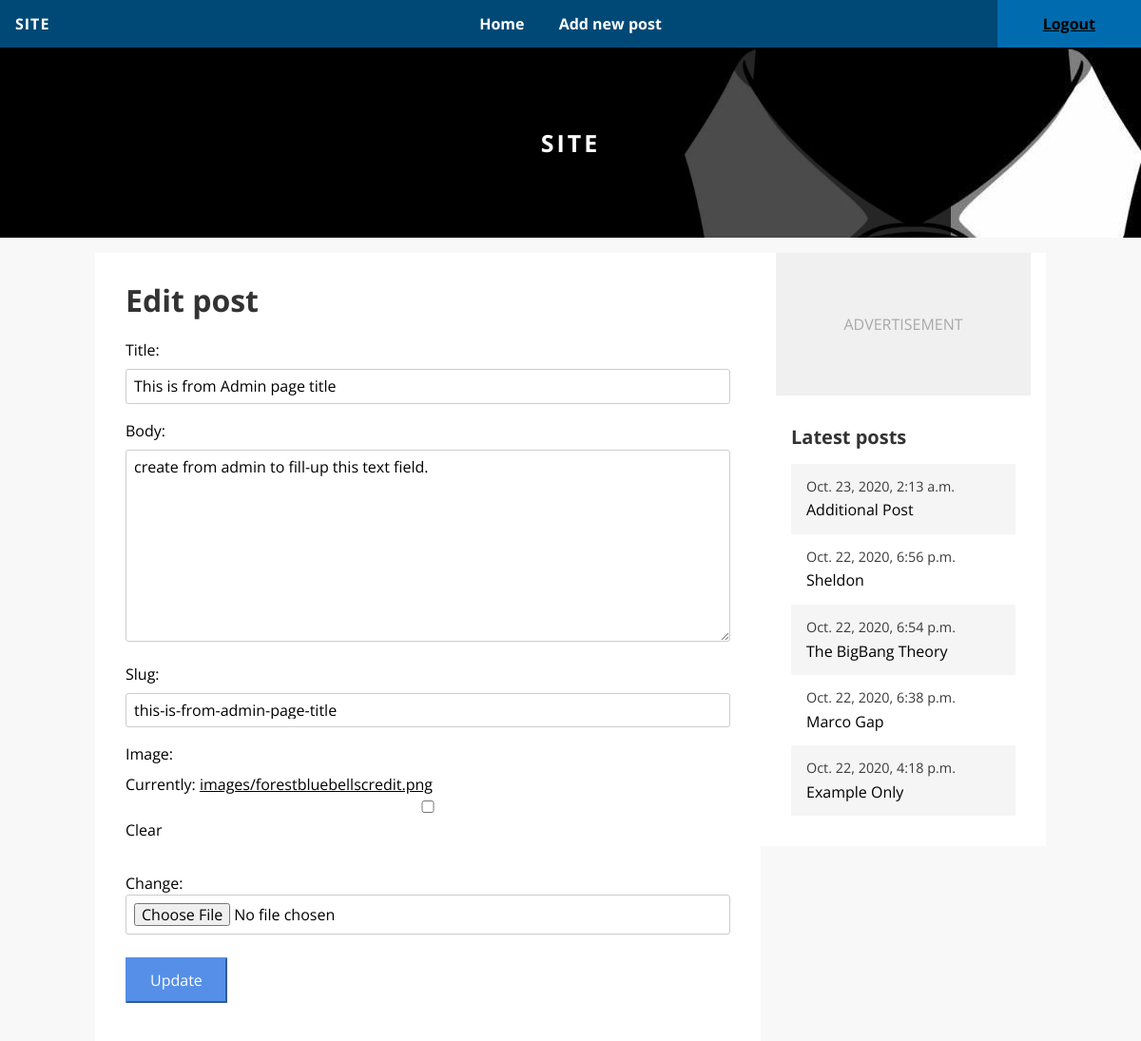
The app's page /blog/edit/1/ (signed in) with its own data.
### blog/models.py (models this page shows, shortened)
class Post(models.Model):
	title	= models.CharField(default='', max_length=255)
	body	= models.TextField(default='', blank=True)
	slug 	= models.SlugField(default='',
								blank = True,
								max_length = 255)
	date	= models.DateTimeField(auto_now_add = True,
									null = True)
	updated	= models.DateTimeField(auto_now = True,
									null = True)
	author	= models.ForeignKey(User,
								null = True,
								blank = True,
								on_delete = models.CASCADE)
	tags 	= TaggableManager()
	image 	= models.ImageField(default='',
								blank=True,
								upload_to='images')
	image_thumbnail	= ImageSpecField(source='image',
									processors=[ResizeToFill(700, 150)],
									format='JPEG',
									options={'quality': 60
									})
	test_field = models.TextField(default='',
									blank=True)
	def get_absolute_url(self):
		return reverse('blog:detail',
						args = [str(self.slug)])

### blog/views.py (the view)
# urls.py: path('edit/<int:pk>/', views.edit, name = 'edit'),
@permission_required('blog.change_post', raise_exception=True)
def edit(request, pk = None):
	post = get_object_or_404(Post, pk = pk)
	if request.method == "POST":
		form = PostForm(request.POST, instance = post)
		if form.is_valid():
			form.save()
			return redirect('blog:detail', slug = post.slug)
	else:
		form = PostForm(instance = post)
	return render(request, 'blog/edit.html',
					{'section' : 'blog_edit',
					 'form' : form,
					  'post' : post,
					  })

### blog/forms.py
class PostForm(ModelForm):
	class Meta:
		model = Post
		fields = [
			'title',
			'body',
			'slug',
			'tags',
			'image',
		]

### blog/context_processors.py (called while the page is built)
def latest_posts(request):
	posts = Post.objects.filter().order_by('-date')[:5]
	return {'latest_posts': posts}

### templates/blog/edit.html (shortened to what this page needs)
{% extends 'base.html' %}
{% block title %} <h1> Edit post </h1> {% endblock %}
{% block content %}
	<form action = "{% url 'blog:edit' post.pk %}"
			method = "post"
			enctype="multipart/form-data">
		{{ form.as_p }}
		<button class = "button" type = "submit"> Update </button>
	</form>
{% endblock %}

### templates/blog/_post_list.html
<div class="post-list">
	<h2 class="post-list-heading">{{ heading }}</h2>
	{% for post in latest_posts %}
		<a href="{{ post.get_absolute_url }}"
			class="post-list-link {% cycle 'odd' 'even' %}">
			<div class="post-list-date">{{ post.date }}</div>
			<div class="post-list-title">{{ post.title|truncatechars:20 }}</div>
		</a>
	{% endfor %}
</div>

### static/css/base.css (style rules this page uses)
html { line-height:1.15;-webkit-text-size-adjust:100% }
body { margin:0 }
h1 { font-size:2em;margin:0.67em 0 }
a { background-color:transparent }
button,input,optgroup,select,textarea { font-family:inherit;font-size:100%;line-height:1.15;margin:0 }
button,input { overflow:visible }
button,select { text-transform:none }
button,[type="button"],[type="reset"],[type="submit"] { -webkit-appearance:button }
textarea { overflow:auto }
[type="checkbox"],[type="radio"] { box-sizing:border-box;padding:0 }
* { box-sizing:border-box }
body { font-family:'Open Sans', sans-serif;padding-top:50px;background-color:#f8f8f8 }
html { overflow-y:scroll }
a { color:#000 }
p { line-height:1.5em }
h1,h2 { color:#333;margin-top:0 }
.button,button[type="submit"],input[type="submit"] { background-color:#558FE7;border-color:#558FE7;border-radius:1px;padding:0.8em 1.5em;color:#fff;display:inline-block;margin:0.5em 0.5em 0.5em 0;text-decoration:none;width:auto }
.post-list { background-color:#fff;padding:1em }
.post-list-heading { font-size:20px;margin-top:0 }
.post-list-link { padding:1em;display:block;text-decoration:none }
.post-list-date { color:#3B3B3B;margin-bottom:0.5em;font-size:0.9em }
.post-list .odd { background-color:#F5F5F5 }
form label { display:block;margin-bottom:0.5em }
form input,form textarea { width:100%;padding:0.5em;border-radius:3px;border:1px solid #ccc }

### records on screen
Post: title "This is from Admin page title", body "create from admin to fill-up this text field.", slug "this-is-from-admin-page-title"
Post: date "Oct. 23, 2020, 2:13 a.m.", title "Additional Post"
Post: date "Oct. 22, 2020, 6:56 p.m.", title "Sheldon"
Post: date "Oct. 22, 2020, 6:54 p.m.", title "The BigBang Theory"
Post: date "Oct. 22, 2020, 6:38 p.m.", title "Marco Gap"
Post: date "Oct. 22, 2020, 4:18 p.m.", title "Example Only"

### other values on screen
{{ heading }} "Latest posts"
